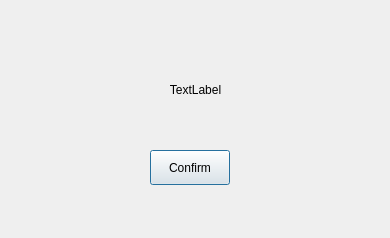
<?xml version="1.0" encoding="UTF-8"?>
<ui version="4.0">
 <class>Dialog</class>
 <widget class="QDialog" name="Dialog">
  <property name="geometry">
   <rect>
    <x>0</x>
    <y>0</y>
    <width>390</width>
    <height>238</height>
   </rect>
  </property>
  <property name="windowTitle">
   <string>Dialog</string>
  </property>
  <widget class="QLabel" name="label">
   <property name="geometry">
    <rect>
     <x>100</x>
     <y>80</y>
     <width>191</width>
     <height>20</height>
    </rect>
   </property>
   <property name="text">
    <string>&lt;html&gt;&lt;head/&gt;&lt;body&gt;&lt;p align=&quot;center&quot;&gt;TextLabel&lt;/p&gt;&lt;/body&gt;&lt;/html&gt;</string>
   </property>
  </widget>
  <widget class="QPushButton" name="pushButton">
   <property name="geometry">
    <rect>
     <x>150</x>
     <y>150</y>
     <width>80</width>
     <height>35</height>
    </rect>
   </property>
   <property name="text">
    <string>Confirm</string>
   </property>
  </widget>
 </widget>
 <resources/>
 <connections/>
</ui>
